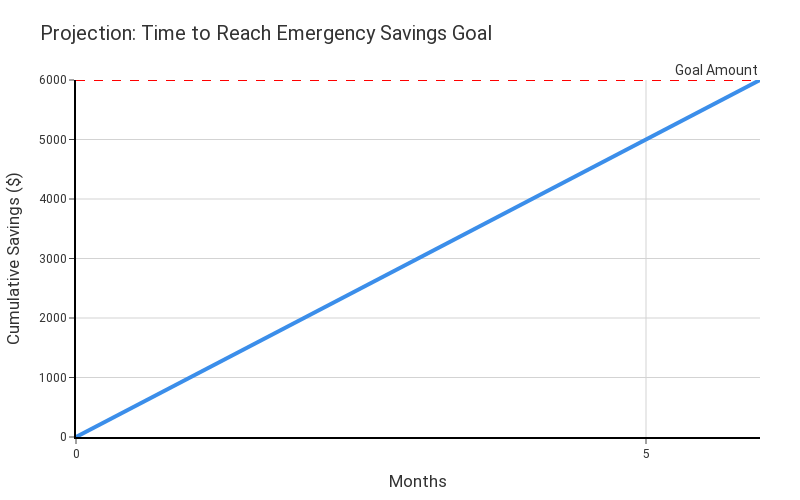

The cell this chart's notebook holds for it:
### Code cell
EF.savings_linear_graph(amount_saved_per_month = 1000)

### Figure 1 — Plotly figure (JSON) as saved in the notebook; plotly's stock layout.template omitted (floating-point values rounded to 4 significant figures)
{"data": [{"line": {"color": "#3b8eea", "width": 4}, "mode": "lines", "name": "Cumulative Savings", "type": "scatter", "x": [0, 1, 2, 3, 4, 5, 6], "y": [0, 1000, 2000, 3000, 4000, 5000, 6000]}], "layout": {"annotations": [{"showarrow": false, "text": "Goal Amount", "x": 1, "xanchor": "right", "xref": "x domain", "y": 6000, "yanchor": "bottom", "yref": "y"}], "font": {"color": "#333333", "family": "Roboto, sans-serif", "size": 14}, "height": 500, "margin": {"b": 60, "l": 60, "r": 40, "t": 80}, "paper_bgcolor": "white", "plot_bgcolor": "white", "shapes": [{"line": {"color": "red", "dash": "dash"}, "type": "line", "x0": 0, "x1": 1, "xref": "x domain", "y0": 6000, "y1": 6000, "yref": "y"}], "title": {"text": "Projection: Time to Reach Emergency Savings Goal"}, "width": 800, "xaxis": {"dtick": 5, "gridcolor": "lightgray", "linecolor": "black", "linewidth": 2, "range": [0, 6], "showgrid": true, "showline": true, "tick0": 0, "tickangle": 0, "tickfont": {"size": 12}, "tickmode": "linear", "ticks": "outside", "title": {"text": "Months"}}, "yaxis": {"dtick": 1000, "gridcolor": "lightgray", "linecolor": "black", "linewidth": 2, "range": [0, 6000], "showgrid": true, "showline": true, "showticklabels": true, "tick0": 0, "tickfont": {"size": 12}, "tickmode": "linear", "ticks": "outside", "title": {"text": "Cumulative Savings ($)"}}}}
